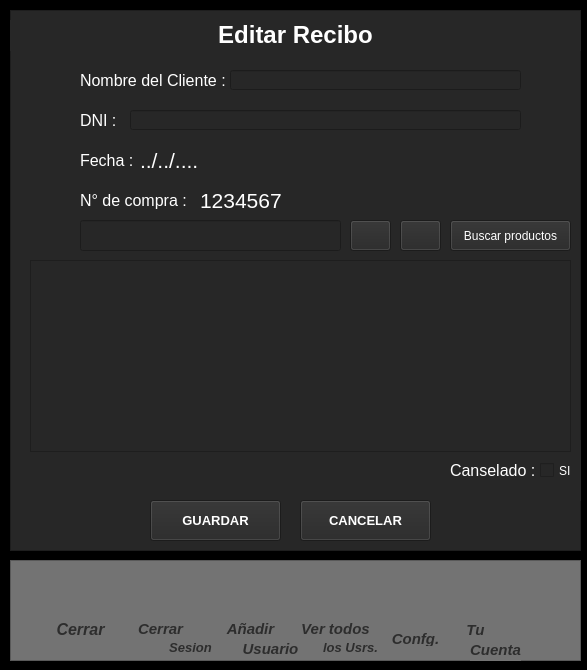
<?xml version="1.0" encoding="UTF-8"?>
<ui version="4.0">
 <class>Editar_Recibo</class>
 <widget class="QWidget" name="Editar_Recibo">
  <property name="geometry">
   <rect>
    <x>0</x>
    <y>0</y>
    <width>587</width>
    <height>670</height>
   </rect>
  </property>
  <property name="windowTitle">
   <string>Agregar Producto</string>
  </property>
  <property name="styleSheet">
   <string notr="true">background-color: rgb(0, 0, 0);
</string>
  </property>
  <widget class="QFrame" name="frame">
   <property name="geometry">
    <rect>
     <x>10</x>
     <y>10</y>
     <width>571</width>
     <height>541</height>
    </rect>
   </property>
   <property name="styleSheet">
    <string notr="true">background-color: rgb(39, 39, 39);</string>
   </property>
   <property name="frameShape">
    <enum>QFrame::StyledPanel</enum>
   </property>
   <property name="frameShadow">
    <enum>QFrame::Raised</enum>
   </property>
   <widget class="QLabel" name="label">
    <property name="geometry">
     <rect>
      <x>0</x>
      <y>10</y>
      <width>571</width>
      <height>31</height>
     </rect>
    </property>
    <property name="text">
     <string>&lt;html&gt;&lt;head/&gt;&lt;body&gt;&lt;p align=&quot;center&quot;&gt;&lt;span style=&quot; font-size:18pt; font-weight:600; color:#ffffff;&quot;&gt;Editar Recibo&lt;/span&gt;&lt;/p&gt;&lt;/body&gt;&lt;/html&gt;</string>
    </property>
   </widget>
   <widget class="QLabel" name="label_2">
    <property name="geometry">
     <rect>
      <x>70</x>
      <y>60</y>
      <width>151</width>
      <height>21</height>
     </rect>
    </property>
    <property name="font">
     <font>
      <pointsize>12</pointsize>
     </font>
    </property>
    <property name="styleSheet">
     <string notr="true">color: rgb(255, 255, 255);</string>
    </property>
    <property name="text">
     <string>Nombre del Cliente :</string>
    </property>
   </widget>
   <widget class="QLabel" name="label_13">
    <property name="geometry">
     <rect>
      <x>70</x>
      <y>100</y>
      <width>111</width>
      <height>21</height>
     </rect>
    </property>
    <property name="font">
     <font>
      <pointsize>12</pointsize>
     </font>
    </property>
    <property name="styleSheet">
     <string notr="true">color: rgb(255, 255, 255);</string>
    </property>
    <property name="text">
     <string>DNI :</string>
    </property>
   </widget>
   <widget class="QLabel" name="label_14">
    <property name="geometry">
     <rect>
      <x>70</x>
      <y>140</y>
      <width>161</width>
      <height>21</height>
     </rect>
    </property>
    <property name="font">
     <font>
      <pointsize>12</pointsize>
     </font>
    </property>
    <property name="styleSheet">
     <string notr="true">color: rgb(255, 255, 255);</string>
    </property>
    <property name="text">
     <string>Fecha :</string>
    </property>
   </widget>
   <widget class="QLabel" name="label_15">
    <property name="geometry">
     <rect>
      <x>70</x>
      <y>180</y>
      <width>221</width>
      <height>21</height>
     </rect>
    </property>
    <property name="font">
     <font>
      <pointsize>12</pointsize>
     </font>
    </property>
    <property name="styleSheet">
     <string notr="true">color: rgb(255, 255, 255);</string>
    </property>
    <property name="text">
     <string>N° de compra :</string>
    </property>
   </widget>
   <widget class="QLineEdit" name="Nombre_cliente">
    <property name="geometry">
     <rect>
      <x>220</x>
      <y>60</y>
      <width>291</width>
      <height>20</height>
     </rect>
    </property>
    <property name="styleSheet">
     <string notr="true">color: rgb(255, 255, 255);</string>
    </property>
   </widget>
   <widget class="QLineEdit" name="dni">
    <property name="geometry">
     <rect>
      <x>120</x>
      <y>100</y>
      <width>391</width>
      <height>20</height>
     </rect>
    </property>
    <property name="styleSheet">
     <string notr="true">color: rgb(255, 255, 255);</string>
    </property>
   </widget>
   <widget class="QPushButton" name="buscar_en_recibo">
    <property name="geometry">
     <rect>
      <x>440</x>
      <y>210</y>
      <width>121</width>
      <height>31</height>
     </rect>
    </property>
    <property name="styleSheet">
     <string notr="true">color: rgb(255, 255, 255);</string>
    </property>
    <property name="text">
     <string>Buscar productos</string>
    </property>
    <property name="icon">
     <iconset>
      <normaloff>../assets/icons/new/lupa.png</normaloff>../assets/icons/new/lupa.png</iconset>
    </property>
   </widget>
   <widget class="QLabel" name="label_18">
    <property name="geometry">
     <rect>
      <x>440</x>
      <y>430</y>
      <width>91</width>
      <height>61</height>
     </rect>
    </property>
    <property name="font">
     <font>
      <pointsize>12</pointsize>
     </font>
    </property>
    <property name="styleSheet">
     <string notr="true">color: rgb(255, 255, 255);</string>
    </property>
    <property name="text">
     <string>Canselado :</string>
    </property>
   </widget>
   <widget class="QPushButton" name="guardar_recibo">
    <property name="geometry">
     <rect>
      <x>140</x>
      <y>490</y>
      <width>131</width>
      <height>41</height>
     </rect>
    </property>
    <property name="font">
     <font>
      <pointsize>10</pointsize>
      <weight>75</weight>
      <bold>true</bold>
     </font>
    </property>
    <property name="styleSheet">
     <string notr="true">color: rgb(255, 255, 255);</string>
    </property>
    <property name="text">
     <string>GUARDAR</string>
    </property>
    <property name="icon">
     <iconset>
      <normaloff>../assets/icons/new/art_pint/documento (2).png</normaloff>../assets/icons/new/art_pint/documento (2).png</iconset>
    </property>
    <property name="iconSize">
     <size>
      <width>35</width>
      <height>35</height>
     </size>
    </property>
   </widget>
   <widget class="QPushButton" name="Cancelar_recibo">
    <property name="geometry">
     <rect>
      <x>290</x>
      <y>490</y>
      <width>131</width>
      <height>41</height>
     </rect>
    </property>
    <property name="font">
     <font>
      <pointsize>10</pointsize>
      <weight>75</weight>
      <bold>true</bold>
     </font>
    </property>
    <property name="styleSheet">
     <string notr="true">color: rgb(255, 255, 255);</string>
    </property>
    <property name="text">
     <string>CANCELAR</string>
    </property>
    <property name="icon">
     <iconset>
      <normaloff>../assets/icons/new/art_pint/eliminar.png</normaloff>../assets/icons/new/art_pint/eliminar.png</iconset>
    </property>
    <property name="iconSize">
     <size>
      <width>35</width>
      <height>35</height>
     </size>
    </property>
   </widget>
   <widget class="QCheckBox" name="cancelado">
    <property name="geometry">
     <rect>
      <x>530</x>
      <y>430</y>
      <width>141</width>
      <height>61</height>
     </rect>
    </property>
    <property name="styleSheet">
     <string notr="true">color: rgb(255, 255, 255);</string>
    </property>
    <property name="text">
     <string>SI</string>
    </property>
   </widget>
   <widget class="QTableView" name="table_de_recibo">
    <property name="geometry">
     <rect>
      <x>20</x>
      <y>250</y>
      <width>541</width>
      <height>192</height>
     </rect>
    </property>
   </widget>
   <widget class="QLabel" name="fecha_compra">
    <property name="geometry">
     <rect>
      <x>130</x>
      <y>140</y>
      <width>171</width>
      <height>21</height>
     </rect>
    </property>
    <property name="font">
     <font>
      <pointsize>16</pointsize>
     </font>
    </property>
    <property name="styleSheet">
     <string notr="true">color: rgb(255, 255, 255);</string>
    </property>
    <property name="text">
     <string>../../....</string>
    </property>
   </widget>
   <widget class="QLabel" name="id_compra">
    <property name="geometry">
     <rect>
      <x>190</x>
      <y>180</y>
      <width>171</width>
      <height>21</height>
     </rect>
    </property>
    <property name="font">
     <font>
      <pointsize>16</pointsize>
     </font>
    </property>
    <property name="styleSheet">
     <string notr="true">color: rgb(255, 255, 255);</string>
    </property>
    <property name="text">
     <string>1234567</string>
    </property>
   </widget>
   <widget class="QLineEdit" name="buscador_recibo">
    <property name="geometry">
     <rect>
      <x>70</x>
      <y>210</y>
      <width>261</width>
      <height>31</height>
     </rect>
    </property>
    <property name="styleSheet">
     <string notr="true">color: rgb(255, 255, 255);</string>
    </property>
   </widget>
   <widget class="QPushButton" name="borrar_producto">
    <property name="geometry">
     <rect>
      <x>340</x>
      <y>210</y>
      <width>41</width>
      <height>31</height>
     </rect>
    </property>
    <property name="font">
     <font>
      <pointsize>10</pointsize>
      <weight>75</weight>
      <bold>true</bold>
     </font>
    </property>
    <property name="styleSheet">
     <string notr="true">color: rgb(255, 255, 255);</string>
    </property>
    <property name="text">
     <string/>
    </property>
    <property name="icon">
     <iconset>
      <normaloff>../assets/icons/new/art_pint/eliminar.png</normaloff>../assets/icons/new/art_pint/eliminar.png</iconset>
    </property>
    <property name="iconSize">
     <size>
      <width>20</width>
      <height>20</height>
     </size>
    </property>
   </widget>
   <widget class="QPushButton" name="agregar_producto">
    <property name="geometry">
     <rect>
      <x>390</x>
      <y>210</y>
      <width>41</width>
      <height>31</height>
     </rect>
    </property>
    <property name="font">
     <font>
      <pointsize>10</pointsize>
      <weight>75</weight>
      <bold>true</bold>
     </font>
    </property>
    <property name="styleSheet">
     <string notr="true">color: rgb(255, 255, 255);</string>
    </property>
    <property name="text">
     <string/>
    </property>
    <property name="icon">
     <iconset>
      <normaloff>../assets/icons/new/art_pint/anadir.png</normaloff>../assets/icons/new/art_pint/anadir.png</iconset>
    </property>
    <property name="iconSize">
     <size>
      <width>20</width>
      <height>20</height>
     </size>
    </property>
   </widget>
  </widget>
  <widget class="QFrame" name="frame_2">
   <property name="geometry">
    <rect>
     <x>10</x>
     <y>560</y>
     <width>571</width>
     <height>101</height>
    </rect>
   </property>
   <property name="styleSheet">
    <string notr="true">background-color: rgb(115, 115, 115);</string>
   </property>
   <property name="frameShape">
    <enum>QFrame::StyledPanel</enum>
   </property>
   <property name="frameShadow">
    <enum>QFrame::Raised</enum>
   </property>
   <widget class="QPushButton" name="Your_users">
    <property name="geometry">
     <rect>
      <x>460</x>
      <y>10</y>
      <width>51</width>
      <height>51</height>
     </rect>
    </property>
    <property name="cursor">
     <cursorShape>PointingHandCursor</cursorShape>
    </property>
    <property name="styleSheet">
     <string notr="true">QPushButton:hover
{
	border-style: solid;
   	background-color:#bbdefb;

}

QPushButton:pressed
{
	 	background-color:#0069c0;
}</string>
    </property>
    <property name="text">
     <string/>
    </property>
    <property name="icon">
     <iconset>
      <normaloff>../assets/icons/new/art_pint/usuario (2).png</normaloff>../assets/icons/new/art_pint/usuario (2).png</iconset>
    </property>
    <property name="iconSize">
     <size>
      <width>40</width>
      <height>40</height>
     </size>
    </property>
    <property name="flat">
     <bool>true</bool>
    </property>
   </widget>
   <widget class="QPushButton" name="More_users">
    <property name="geometry">
     <rect>
      <x>300</x>
      <y>10</y>
      <width>51</width>
      <height>51</height>
     </rect>
    </property>
    <property name="cursor">
     <cursorShape>PointingHandCursor</cursorShape>
    </property>
    <property name="styleSheet">
     <string notr="true">QPushButton:hover
{
	border-style: solid;
   	background-color:#bbdefb;

}

QPushButton:pressed
{
	 	background-color:#0069c0;
}</string>
    </property>
    <property name="text">
     <string/>
    </property>
    <property name="icon">
     <iconset>
      <normaloff>../assets/icons/new/art_pint/grupo.png</normaloff>../assets/icons/new/art_pint/grupo.png</iconset>
    </property>
    <property name="iconSize">
     <size>
      <width>40</width>
      <height>40</height>
     </size>
    </property>
    <property name="flat">
     <bool>true</bool>
    </property>
   </widget>
   <widget class="QPushButton" name="Close_Main">
    <property name="geometry">
     <rect>
      <x>50</x>
      <y>10</y>
      <width>51</width>
      <height>51</height>
     </rect>
    </property>
    <property name="cursor">
     <cursorShape>PointingHandCursor</cursorShape>
    </property>
    <property name="styleSheet">
     <string notr="true">QPushButton:hover
{
	border-style: solid;
   	background-color:#bbdefb;

}

QPushButton:pressed
{
	 	background-color:#0069c0;
}</string>
    </property>
    <property name="text">
     <string/>
    </property>
    <property name="icon">
     <iconset>
      <normaloff>../assets/icons/new/art_pint/eliminar.png</normaloff>../assets/icons/new/art_pint/eliminar.png</iconset>
    </property>
    <property name="iconSize">
     <size>
      <width>40</width>
      <height>40</height>
     </size>
    </property>
    <property name="flat">
     <bool>true</bool>
    </property>
   </widget>
   <widget class="QPushButton" name="New_Users">
    <property name="geometry">
     <rect>
      <x>220</x>
      <y>10</y>
      <width>51</width>
      <height>51</height>
     </rect>
    </property>
    <property name="cursor">
     <cursorShape>PointingHandCursor</cursorShape>
    </property>
    <property name="styleSheet">
     <string notr="true">QPushButton:hover
{
	border-style: solid;
   	background-color:#bbdefb;

}

QPushButton:pressed
{
	 	background-color:#0069c0;
}</string>
    </property>
    <property name="text">
     <string/>
    </property>
    <property name="icon">
     <iconset>
      <normaloff>../assets/icons/new/art_pint/usuario.png</normaloff>../assets/icons/new/art_pint/usuario.png</iconset>
    </property>
    <property name="iconSize">
     <size>
      <width>40</width>
      <height>40</height>
     </size>
    </property>
    <property name="flat">
     <bool>true</bool>
    </property>
   </widget>
   <widget class="QPushButton" name="Confg">
    <property name="geometry">
     <rect>
      <x>380</x>
      <y>10</y>
      <width>51</width>
      <height>51</height>
     </rect>
    </property>
    <property name="cursor">
     <cursorShape>PointingHandCursor</cursorShape>
    </property>
    <property name="styleSheet">
     <string notr="true">QPushButton:hover
{
	border-style: solid;
   	background-color:#bbdefb;

}

QPushButton:pressed
{
	 	background-color:#0069c0;
}</string>
    </property>
    <property name="text">
     <string/>
    </property>
    <property name="icon">
     <iconset>
      <normaloff>../assets/icons/new/art_pint/ajustes.png</normaloff>../assets/icons/new/art_pint/ajustes.png</iconset>
    </property>
    <property name="iconSize">
     <size>
      <width>40</width>
      <height>40</height>
     </size>
    </property>
    <property name="flat">
     <bool>true</bool>
    </property>
   </widget>
   <widget class="QPushButton" name="Close_Users">
    <property name="geometry">
     <rect>
      <x>130</x>
      <y>10</y>
      <width>51</width>
      <height>51</height>
     </rect>
    </property>
    <property name="cursor">
     <cursorShape>PointingHandCursor</cursorShape>
    </property>
    <property name="styleSheet">
     <string notr="true">QPushButton:hover
{
	border-style: solid;
   	background-color:#bbdefb;

}

QPushButton:pressed
{
	 	background-color:#0069c0;
}</string>
    </property>
    <property name="text">
     <string/>
    </property>
    <property name="icon">
     <iconset>
      <normaloff>../assets/icons/new/art_pint/abra-bloqueo.png</normaloff>../assets/icons/new/art_pint/abra-bloqueo.png</iconset>
    </property>
    <property name="iconSize">
     <size>
      <width>40</width>
      <height>40</height>
     </size>
    </property>
    <property name="flat">
     <bool>true</bool>
    </property>
   </widget>
   <widget class="QLabel" name="label_3">
    <property name="geometry">
     <rect>
      <x>40</x>
      <y>60</y>
      <width>61</width>
      <height>16</height>
     </rect>
    </property>
    <property name="text">
     <string>&lt;html&gt;&lt;head/&gt;&lt;body&gt;&lt;p align=&quot;center&quot;&gt;&lt;span style=&quot; font-size:12pt; font-weight:600; font-style:italic; color:#2d2d2d;&quot;&gt;Cerrar&lt;/span&gt;&lt;/p&gt;&lt;/body&gt;&lt;/html&gt;</string>
    </property>
   </widget>
   <widget class="QLabel" name="label_4">
    <property name="geometry">
     <rect>
      <x>120</x>
      <y>60</y>
      <width>61</width>
      <height>16</height>
     </rect>
    </property>
    <property name="text">
     <string>&lt;html&gt;&lt;head/&gt;&lt;body&gt;&lt;p align=&quot;center&quot;&gt;&lt;span style=&quot; font-size:11pt; font-weight:600; font-style:italic; color:#2d2d2d;&quot;&gt;Cerrar&lt;/span&gt;&lt;/p&gt;&lt;/body&gt;&lt;/html&gt;</string>
    </property>
   </widget>
   <widget class="QLabel" name="label_5">
    <property name="geometry">
     <rect>
      <x>150</x>
      <y>80</y>
      <width>61</width>
      <height>16</height>
     </rect>
    </property>
    <property name="text">
     <string>&lt;html&gt;&lt;head/&gt;&lt;body&gt;&lt;p align=&quot;center&quot;&gt;&lt;span style=&quot; font-size:10pt; font-weight:600; font-style:italic; color:#2d2d2d;&quot;&gt;Sesion&lt;/span&gt;&lt;/p&gt;&lt;/body&gt;&lt;/html&gt;</string>
    </property>
   </widget>
   <widget class="QLabel" name="label_6">
    <property name="geometry">
     <rect>
      <x>210</x>
      <y>60</y>
      <width>61</width>
      <height>16</height>
     </rect>
    </property>
    <property name="text">
     <string>&lt;html&gt;&lt;head/&gt;&lt;body&gt;&lt;p align=&quot;center&quot;&gt;&lt;span style=&quot; font-size:11pt; font-weight:600; font-style:italic; color:#2d2d2d;&quot;&gt;Añadir&lt;/span&gt;&lt;/p&gt;&lt;/body&gt;&lt;/html&gt;</string>
    </property>
   </widget>
   <widget class="QLabel" name="label_7">
    <property name="geometry">
     <rect>
      <x>230</x>
      <y>80</y>
      <width>61</width>
      <height>16</height>
     </rect>
    </property>
    <property name="text">
     <string>&lt;html&gt;&lt;head/&gt;&lt;body&gt;&lt;p align=&quot;center&quot;&gt;&lt;span style=&quot; font-size:11pt; font-weight:600; font-style:italic; color:#2d2d2d;&quot;&gt;Usuario&lt;/span&gt;&lt;/p&gt;&lt;/body&gt;&lt;/html&gt;</string>
    </property>
   </widget>
   <widget class="QLabel" name="label_8">
    <property name="geometry">
     <rect>
      <x>290</x>
      <y>60</y>
      <width>71</width>
      <height>16</height>
     </rect>
    </property>
    <property name="text">
     <string>&lt;html&gt;&lt;head/&gt;&lt;body&gt;&lt;p align=&quot;center&quot;&gt;&lt;span style=&quot; font-size:11pt; font-weight:600; font-style:italic; color:#2d2d2d;&quot;&gt;Ver todos&lt;/span&gt;&lt;/p&gt;&lt;/body&gt;&lt;/html&gt;</string>
    </property>
   </widget>
   <widget class="QLabel" name="label_9">
    <property name="geometry">
     <rect>
      <x>310</x>
      <y>80</y>
      <width>61</width>
      <height>16</height>
     </rect>
    </property>
    <property name="text">
     <string>&lt;html&gt;&lt;head/&gt;&lt;body&gt;&lt;p align=&quot;center&quot;&gt;&lt;span style=&quot; font-size:10pt; font-weight:600; font-style:italic; color:#2d2d2d;&quot;&gt;los Usrs.&lt;/span&gt;&lt;/p&gt;&lt;/body&gt;&lt;/html&gt;</string>
    </property>
   </widget>
   <widget class="QLabel" name="label_10">
    <property name="geometry">
     <rect>
      <x>380</x>
      <y>70</y>
      <width>51</width>
      <height>16</height>
     </rect>
    </property>
    <property name="text">
     <string>&lt;html&gt;&lt;head/&gt;&lt;body&gt;&lt;p align=&quot;center&quot;&gt;&lt;span style=&quot; font-size:11pt; font-weight:600; font-style:italic; color:#2d2d2d;&quot;&gt;Confg.&lt;/span&gt;&lt;/p&gt;&lt;/body&gt;&lt;/html&gt;</string>
    </property>
   </widget>
   <widget class="QLabel" name="label_11">
    <property name="geometry">
     <rect>
      <x>450</x>
      <y>60</y>
      <width>31</width>
      <height>21</height>
     </rect>
    </property>
    <property name="text">
     <string>&lt;html&gt;&lt;head/&gt;&lt;body&gt;&lt;p align=&quot;center&quot;&gt;&lt;span style=&quot; font-size:11pt; font-weight:600; font-style:italic; color:#2d2d2d;&quot;&gt;Tu&lt;/span&gt;&lt;/p&gt;&lt;/body&gt;&lt;/html&gt;</string>
    </property>
   </widget>
   <widget class="QLabel" name="label_12">
    <property name="geometry">
     <rect>
      <x>460</x>
      <y>80</y>
      <width>51</width>
      <height>21</height>
     </rect>
    </property>
    <property name="text">
     <string>&lt;html&gt;&lt;head/&gt;&lt;body&gt;&lt;p align=&quot;center&quot;&gt;&lt;span style=&quot; font-size:11pt; font-weight:600; font-style:italic; color:#2d2d2d;&quot;&gt;Cuenta&lt;/span&gt;&lt;/p&gt;&lt;/body&gt;&lt;/html&gt;</string>
    </property>
   </widget>
   <zorder>label_5</zorder>
   <zorder>Your_users</zorder>
   <zorder>More_users</zorder>
   <zorder>Close_Main</zorder>
   <zorder>New_Users</zorder>
   <zorder>Confg</zorder>
   <zorder>label_3</zorder>
   <zorder>label_4</zorder>
   <zorder>Close_Users</zorder>
   <zorder>label_6</zorder>
   <zorder>label_7</zorder>
   <zorder>label_8</zorder>
   <zorder>label_9</zorder>
   <zorder>label_10</zorder>
   <zorder>label_11</zorder>
   <zorder>label_12</zorder>
  </widget>
 </widget>
 <resources/>
 <connections/>
</ui>
